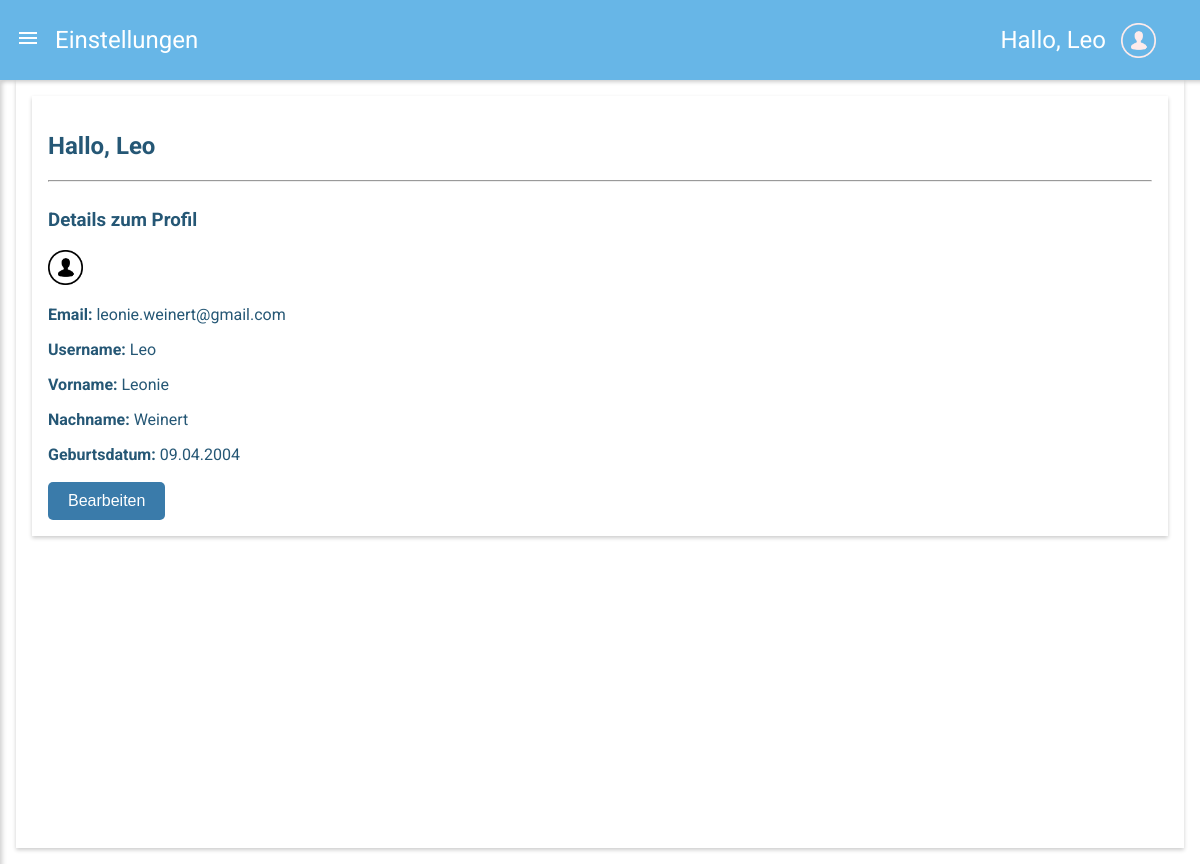
Screenshot of /einstellungen.php (signed in) with the database file from the repository.
### tables this page shows
CREATE TABLE `Userdaten_Hash` (
  `id` int NOT NULL,
  `rolle` int NOT NULL,
  `username` varchar(128) NOT NULL,
  `nachname` varchar(255) NOT NULL,
  `vorname` varchar(255) NOT NULL,
  `email` varchar(255) NOT NULL,
  `password_hash` varchar(255) NOT NULL,
  `geburtsdatum` date DEFAULT NULL,
  `profil-picture-id` int DEFAULT NULL
);

### einstellungen.php (the view, shortened to what this page needs)
<?php
if (isset($_SESSION["user_id"])) {
    $mysqli = require __DIR__ . "/connection.php";
    $sql = "SELECT id, username, email, vorname, nachname, geburtsdatum, DATE_FORMAT(geburtsdatum, '%d.%m.%Y') AS geburtsdatum_formatiert
        FROM Userdaten_Hash
        WHERE id = {$_SESSION["user_id"]}";
    $result = $mysqli->query($sql);
    $user = $result->fetch_assoc();
}
?>
<!DOCTYPE html>
<html lang="de">
<head>
    <link href="style.css" rel="stylesheet" type="text/css">
</head>
<body>
    <div class="fixed-header-drawer">
        <header class="layout-header fixed-top">
            <div class="header-row">
                <div class="button-icon-menu" id="menuButton">
                    <i class="material-icons">menu</i>
                </div>
                <span class="layout-title">Einstellungen</span>
                <div class="header-right">
                    <span class="username-text userTextMobil">Hallo, <?= htmlspecialchars($user["username"]) ?> </span>
                    <img src="images/icon_user_white.png" alt="Logo" class="icon-user" id="icon_user">
                </div>
            </div>
        </header>
        <main class="layout-content">
            <div class="Page-content">
                <div class="details">
                    <h2><span class="username-text">Hallo, <?= htmlspecialchars($user["username"]) ?> </span></h2>
                    <hr /><br />
                    <h3>Details zum Profil</h3><br />
                    <img src="images/icon_user.png" alt="Logo" class="icon-user" id="icon_user">
                    <?php if (!isset($_GET["edit"])): ?>
                        <p><strong>Email:</strong> <?= htmlspecialchars($user["email"]) ?></p>
                        <p><strong>Username:</strong> <?= htmlspecialchars($user["username"]) ?></p>
                        <p><strong>Vorname:</strong> <?= htmlspecialchars($user["vorname"]) ?></p>
                        <p><strong>Nachname:</strong> <?= htmlspecialchars($user["nachname"]) ?></p>
                        <p><strong>Geburtsdatum:</strong>
                            <?= htmlspecialchars($user["geburtsdatum_formatiert"] ?? 'Nicht angegeben') ?></p>
                        <form method="get">
                            <button type="submit" name="edit" value="1">Bearbeiten</button>
                        </form>
                    <?php endif; ?>
                </div></br>
            </div>
        </main>
    </div>
</body>
</html>

### style.css (style rules this page uses)
body, html { margin: 0; font-family: 'Roboto', sans-serif; }
.layout-header { background-color: rgb(103, 182, 231); color: white; position: fixed; top: 0; width: 100%; height: 80px; display: flex; align-items: center; padding: 0 16px; box-shadow: 0 2px 4px rgba(0, 0, 0, 0.2); z-index: 2; }
.header-row { display: flex; align-items: center; width: 95%; }
.layout-title { font-size: 24px; padding: 15px; color: white; }
.header-right { display: flex; align-items: center; gap: 15px; margin-left: auto; }
.username-text { font-size: 24px; }
.icon-user { height: 35px; }
.button-icon-menu { color: white; cursor: pointer; }
.layout-content { margin-top: 64px; padding: 16px; box-sizing: border-box; }
.Page-content { padding: 16px; background: #FFF; min-height: calc(100vh - 64px); box-shadow: 0 2px 4px rgba(0, 0, 0, 0.2); }
.Page-content .tätigkeiten, .Page-content .bewertungen, .Page-content .details { padding: 16px; background: #FFF; box-shadow: 0 2px 4px rgba(0, 0, 0, 0.2); color: rgb(37, 87, 117); }
h3 { margin: 0; }
button[type="submit"][name="edit"] { margin-top: 2px; background-color: rgb(58, 123, 170); color: white; padding: 10px 20px; border: none; border-radius: 5px; cursor: pointer; font-size: 16px; }
button { margin-top: 2px; background-color: rgb(58, 123, 170); color: white; padding: 10px 20px; border: none; border-radius: 5px; cursor: pointer; font-size: 16px; }

### rows the page displays
userdaten_hash: username "Leo", email "leonie.weinert@gmail.com", vorname "Leonie", nachname "Weinert"

### other values shown
$user["geburtsdatum_formatiert"] "09.04.2004"
